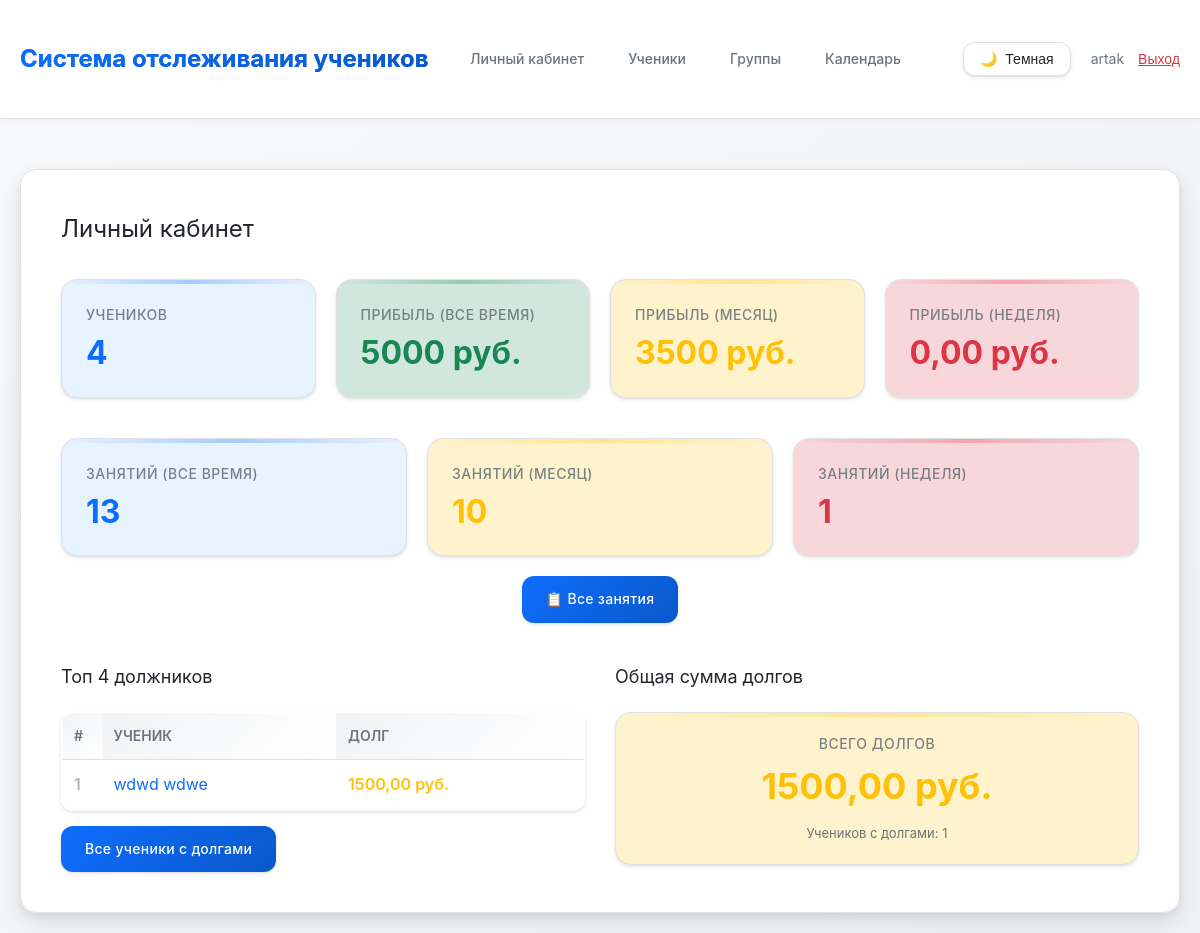
The app's page / (signed in) with its own data.
### main/models.py (models this page shows, shortened)
class Student(models.Model):
    tutor = models.ForeignKey(Tutor, on_delete=models.CASCADE, related_name='students', verbose_name='Репетитор')
    groups = models.ManyToManyField(StudentGroup, related_name='students', blank=True, verbose_name='Группы')
    first_name = models.CharField(max_length=100, verbose_name='Имя')
    last_name = models.CharField(max_length=100, verbose_name='Фамилия')
    phone = models.CharField(max_length=20, blank=True, null=True, verbose_name='Телефон')
    telegram = models.CharField(max_length=20, blank=True, null=True, verbose_name='Телеграм')
    created_at = models.DateTimeField(auto_now_add=True, verbose_name='Дата создания')
    updated_at = models.DateTimeField(auto_now=True, verbose_name='Дата обновления')
    grade = models.CharField(max_length=10, blank=True, null=True, verbose_name='Класс')
    notes = models.TextField(blank=True, verbose_name='Заметки')
    is_active = models.BooleanField(default=True, verbose_name='Активен')
    prepaid_balance = models.DecimalField(
        max_digits=10,
        decimal_places=2,
        default=Decimal('0.00'),
        verbose_name='Баланс предоплаты'
    )
    class Meta:
        verbose_name = 'Ученик'
        verbose_name_plural = 'Ученики'
        ordering = ['last_name', 'first_name']
    def get_total_debt(self):
        total_debt = Decimal('0.00')
        for lesson in self.lessons.all():
            if not lesson.attendances.exists():
                continue  # Пропускаем занятия без отметок посещаемости
            attendance = Attendance.objects.filter(lesson=lesson, student=self, status='present').first()
            if attendance:
                payment = Payment.objects.filter(lesson=lesson, student=self).first()
                if not payment and lesson.lesson_price > 0:
                    total_debt += lesson.lesson_price
        return total_debt

### main/views.py (the view)
# urls.py: path('', views.dashboard, name='dashboard'),
@login_required
def dashboard(request):
    try:
        tutor = get_tutor(request)
        if not tutor:
            tutor = Tutor.objects.create(user=request.user)
            messages.success(request, 'Профиль репетитора создан.')
        now = timezone.now()
        today = now.date()
        week_ago = today - timedelta(days=7)
        month_ago = today - timedelta(days=30)
        students_count = tutor.get_students_count()
        profit_all_time = tutor.get_total_profit()
        profit_month = tutor.get_total_profit(start_date=month_ago)
        profit_week = tutor.get_total_profit(start_date=week_ago)
        lessons_all_time = tutor.get_lessons_count()
        lessons_month = tutor.get_lessons_count(start_date=month_ago)
        lessons_week = tutor.get_lessons_count(start_date=week_ago)
        students_with_debts = []
        total_debts = Decimal('0.00')
        all_students = Student.objects.filter(tutor=tutor, is_active=True)
        for student in all_students:
            debt = student.get_total_debt()
            if debt > 0:
                students_with_debts.append({
                    'student': student,
                    'debt': debt
                })
                total_debts += debt
        students_with_debts.sort(key=lambda x: x['debt'], reverse=True)
        top_debtors = students_with_debts[:4]
        total_debtors_count = len(students_with_debts)
        return render(request, 'main/dashboard.html', {
            'tutor': tutor,
            'students_count': students_count,
            'profit_all_time': profit_all_time,
            'profit_month': profit_month,
            'profit_week': profit_week,
            'lessons_all_time': lessons_all_time,
            'lessons_month': lessons_month,
            'lessons_week': lessons_week,
            'students_with_debts': top_debtors,
            'total_debtors_count': total_debtors_count,
            'total_debts': total_debts,
        })
    except Exception as e:
        import traceback
        print(f"Error in dashboard: {e}")
        print(traceback.format_exc())
        messages.error(request, f'Произошла ошибка: {str(e)}')
        return redirect('login')

### main/models.py (called while the page is built)
    def get_students_count(self):
        return self.students.filter(is_active=True).count()

    def get_total_profit(self, start_date=None, end_date=None):
        payments = Payment.objects.filter(student__tutor=self, is_balance_payment=False)
        if start_date:
            payments = payments.filter(payment_date__gte=start_date)
        if end_date:
            payments = payments.filter(payment_date__lte=end_date)
        result = payments.aggregate(total=Sum('amount'))
        return result['total'] or Decimal('0.00')

    def get_lessons_count(self, start_date=None, end_date=None):
        lessons = self.lessons.filter(attendances__isnull=False).distinct()
        if start_date:
            lessons = lessons.filter(date__gte=start_date)
        if end_date:
            lessons = lessons.filter(date__lte=end_date)
        return lessons.count()

### main/views.py (called while the page is built)
def get_tutor(request):
    if request.user.is_authenticated:
        try:
            return request.user.tutor
        except Tutor.DoesNotExist:
            return None
    return None

### main/templates/main/dashboard.html (shortened to what this page needs)
{% extends 'main/base.html' %}
{% block content %}
<h2 style="margin-bottom: 30px; font-weight: 400; font-size: 24px;">
    Личный кабинет
</h2>
<div class="dashboard-grid" style="display: grid; grid-template-columns: repeat(auto-fit, minmax(250px, 1fr)); gap: 20px; margin-bottom: 40px;">
    <div class="stat-card stat-card-blue">
        <div class="stat-label">Учеников</div>
        <div class="stat-value">{{ students_count }}</div>
    </div>
    <div class="stat-card stat-card-green">
        <div class="stat-label">Прибыль (все время)</div>
        <div class="stat-value">{{ profit_all_time }} руб.</div>
    </div>
    <div class="stat-card stat-card-orange">
        <div class="stat-label">Прибыль (месяц)</div>
        <div class="stat-value">{{ profit_month }} руб.</div>
    </div>
    <div class="stat-card stat-card-pink">
        <div class="stat-label">Прибыль (неделя)</div>
        <div class="stat-value">{{ profit_week }} руб.</div>
    </div>
</div>
<div class="dashboard-grid" style="display: grid; grid-template-columns: repeat(auto-fit, minmax(250px, 1fr)); gap: 20px; margin-bottom: 20px;">
    <div class="stat-card stat-card-blue">
        <div class="stat-label">Занятий (все время)</div>
        <div class="stat-value">{{ lessons_all_time }}</div>
    </div>
    <div class="stat-card stat-card-orange">
        <div class="stat-label">Занятий (месяц)</div>
        <div class="stat-value">{{ lessons_month }}</div>
    </div>
    <div class="stat-card stat-card-pink">
        <div class="stat-label">Занятий (неделя)</div>
        <div class="stat-value">{{ lessons_week }}</div>
    </div>
</div>
<div style="margin-bottom: 40px; text-align: center;">
    <a href="{% url 'lesson_list' %}" class="btn">📋 Все занятия</a>
</div>
<div class="dashboard-tables" style="display: grid; grid-template-columns: repeat(auto-fit, minmax(400px, 1fr)); gap: 30px;">
    <div>
        <h3 style="font-weight: 400; font-size: 18px; margin-bottom: 20px;">
            Топ 4 должников
        </h3>
        {% if students_with_debts %}
            <table>
                <thead>
                    <tr>
                        <th style="width: 40px;">#</th>
                        <th>Ученик</th>
                        <th>Долг</th>
                    </tr>
                </thead>
                <tbody>
                    {% for item in students_with_debts %}
                    <tr>
                        <td style="font-weight: 600; color: var(--text-muted);">{{ forloop.counter }}</td>
                        <td><a href="{% url 'student_detail' item.student.pk %}">{{ item.student.first_name }} {{ item.student.last_name }}</a></td>
                        <td><span class="status-warning" style="font-weight: 600;">{{ item.debt }} руб.</span></td>
                    </tr>
                    {% endfor %}
                </tbody>
            </table>
        {% else %}
            <p style="color: var(--text-muted);">Нет долгов</p>
        {% endif %}
        <div style="margin-top: 15px;">
            {% if total_debtors_count > 0 %}
                <a href="{% url 'students_debt_list' %}" class="btn">Все ученики с долгами</a>
            {% else %}
                <a href="{% url 'student_list' %}" class="btn">Все ученики</a>
            {% endif %}
        </div>
    </div>
    <div>
        <h3 style="font-weight: 400; font-size: 18px; margin-bottom: 20px;">Общая сумма долгов</h3>
        <div class="stat-card stat-card-orange" style="padding: 20px; text-align: center;">
            <div class="stat-label" style="font-size: 14px; margin-bottom: 10px;">Всего долгов</div>
            <div class="stat-value" style="font-size: 36px; font-weight: 700;">{{ total_debts }} руб.</div>
            {% if total_debtors_count > 0 %}
                <div style="margin-top: 15px; font-size: 13px; color: var(--text-secondary);">
                    Учеников с долгами: {{ total_debtors_count }}
                </div>
            {% endif %}
        </div>
    </div>
</div>
{% endblock %}

### main/templates/main/base.html (shortened to what this page needs)
{% load static %}
<!DOCTYPE html>
<html lang="ru">
<head>
</head>
<body>
    <header>
        <div class="container">
            <div style="display: flex; justify-content: space-between; align-items: center;">
                <h1><a href="{% url 'dashboard' %}" style="color: var(--text-primary); text-decoration: none;">Система отслеживания учеников</a></h1>
                <div style="display: flex; align-items: center; gap: 20px;">
                    {% if user.is_authenticated %}
                        <nav>
                            <a href="{% url 'dashboard' %}">Личный кабинет</a>
                            <a href="{% url 'student_list' %}">Ученики</a>
                            <a href="{% url 'group_list' %}">Группы</a>
                            <a href="{% url 'calendar' %}">Календарь</a>
                        </nav>
                        <button class="theme-toggle" id="theme-toggle" aria-label="Переключить тему">
                            <span id="theme-icon">🌙</span>
                            <span id="theme-text">Темная</span>
                        </button>
                        <div style="font-size: 14px; color: var(--text-secondary);">
                            {{ user.get_full_name|default:user.username }}
                            <form method="post" action="{% url 'logout' %}" style="display: inline;">
                                <button type="submit" style="background: none; border: none; color: var(--btn-danger); cursor: pointer; text-decoration: underline; padding: 0; margin-left: 10px; font-size: 14px;">Выход</button>
                            </form>
                        </div>
                    {% else %}
                        <nav>
                            <a href="{% url 'login' %}">Вход</a>
                            <a href="{% url 'register' %}">Регистрация</a>
                        </nav>
                    {% endif %}
                </div>
            </div>
        </div>
    </header>
    <div class="container">
        <div class="content">
            {% block content %}{% endblock %}
        </div>
    </div>
</body>
</html>

### records on screen
Student: student.first_name "wdwd", student.last_name "wdwe", debt "1500,00"

### other values on screen
{{ user.get_full_name|default:user.username }} "artak"
{{ students_count }} "4"
{{ profit_all_time }} "5000"
{{ profit_month }} "3500"
{{ profit_week }} "0,00"
{{ lessons_all_time }} "13"
{{ lessons_month }} "10"
{{ lessons_week }} "1"
{{ total_debts }} "1500,00"
{{ total_debtors_count }} "1"
